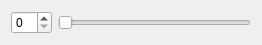
<?xml version="1.0" encoding="UTF-8"?>
<ui version="4.0">
 <class>smallwidget</class>
 <widget class="QWidget" name="smallwidget">
  <property name="geometry">
   <rect>
    <x>0</x>
    <y>0</y>
    <width>262</width>
    <height>44</height>
   </rect>
  </property>
  <property name="windowTitle">
   <string>Form</string>
  </property>
  <layout class="QHBoxLayout" name="horizontalLayout">
   <item>
    <widget class="QSpinBox" name="spinBox"/>
   </item>
   <item>
    <widget class="QSlider" name="horizontalSlider">
     <property name="orientation">
      <enum>Qt::Horizontal</enum>
     </property>
    </widget>
   </item>
  </layout>
 </widget>
 <resources/>
 <connections/>
</ui>
